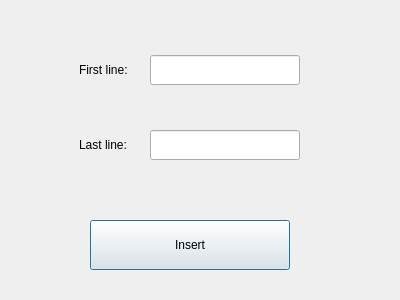
<?xml version="1.0" encoding="UTF-8"?>
<ui version="4.0">
 <class>input_dialog</class>
 <widget class="QDialog" name="input_dialog">
  <property name="geometry">
   <rect>
    <x>0</x>
    <y>0</y>
    <width>400</width>
    <height>300</height>
   </rect>
  </property>
  <property name="windowTitle">
   <string>Input data</string>
  </property>
  <widget class="QPushButton" name="button_input">
   <property name="geometry">
    <rect>
     <x>90</x>
     <y>220</y>
     <width>200</width>
     <height>50</height>
    </rect>
   </property>
   <property name="text">
    <string>Insert</string>
   </property>
  </widget>
  <widget class="QLabel" name="label">
   <property name="geometry">
    <rect>
     <x>79</x>
     <y>55</y>
     <width>71</width>
     <height>30</height>
    </rect>
   </property>
   <property name="text">
    <string>First line:</string>
   </property>
   <property name="textFormat">
    <enum>Qt::AutoText</enum>
   </property>
  </widget>
  <widget class="QLabel" name="label_2">
   <property name="geometry">
    <rect>
     <x>79</x>
     <y>130</y>
     <width>71</width>
     <height>30</height>
    </rect>
   </property>
   <property name="text">
    <string>Last line:</string>
   </property>
  </widget>
  <widget class="QLineEdit" name="first_string_input">
   <property name="geometry">
    <rect>
     <x>150</x>
     <y>55</y>
     <width>150</width>
     <height>30</height>
    </rect>
   </property>
  </widget>
  <widget class="QLineEdit" name="last_string_input">
   <property name="geometry">
    <rect>
     <x>150</x>
     <y>130</y>
     <width>150</width>
     <height>30</height>
    </rect>
   </property>
  </widget>
 </widget>
 <resources/>
 <connections>
  <connection>
   <sender>button_input</sender>
   <signal>clicked()</signal>
   <receiver>input_dialog</receiver>
   <slot>close()</slot>
   <hints>
    <hint type="sourcelabel">
     <x>201</x>
     <y>253</y>
    </hint>
    <hint type="destinationlabel">
     <x>333</x>
     <y>206</y>
    </hint>
   </hints>
  </connection>
 </connections>
</ui>
